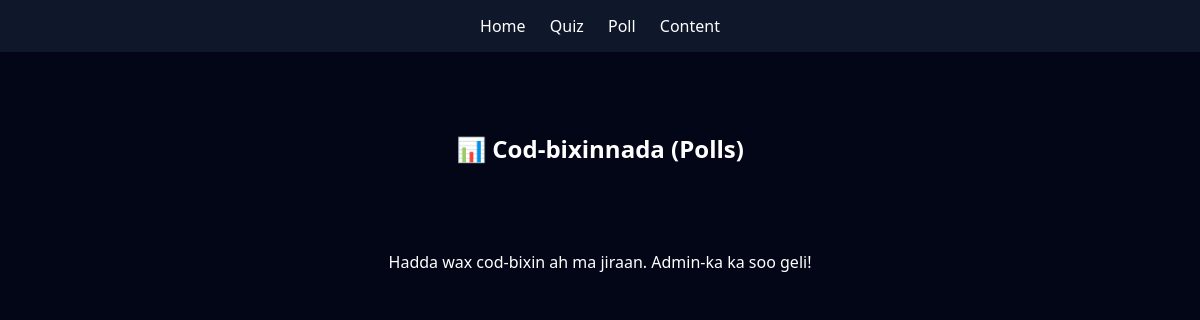
The page /poll/ on the database as committed earlier.
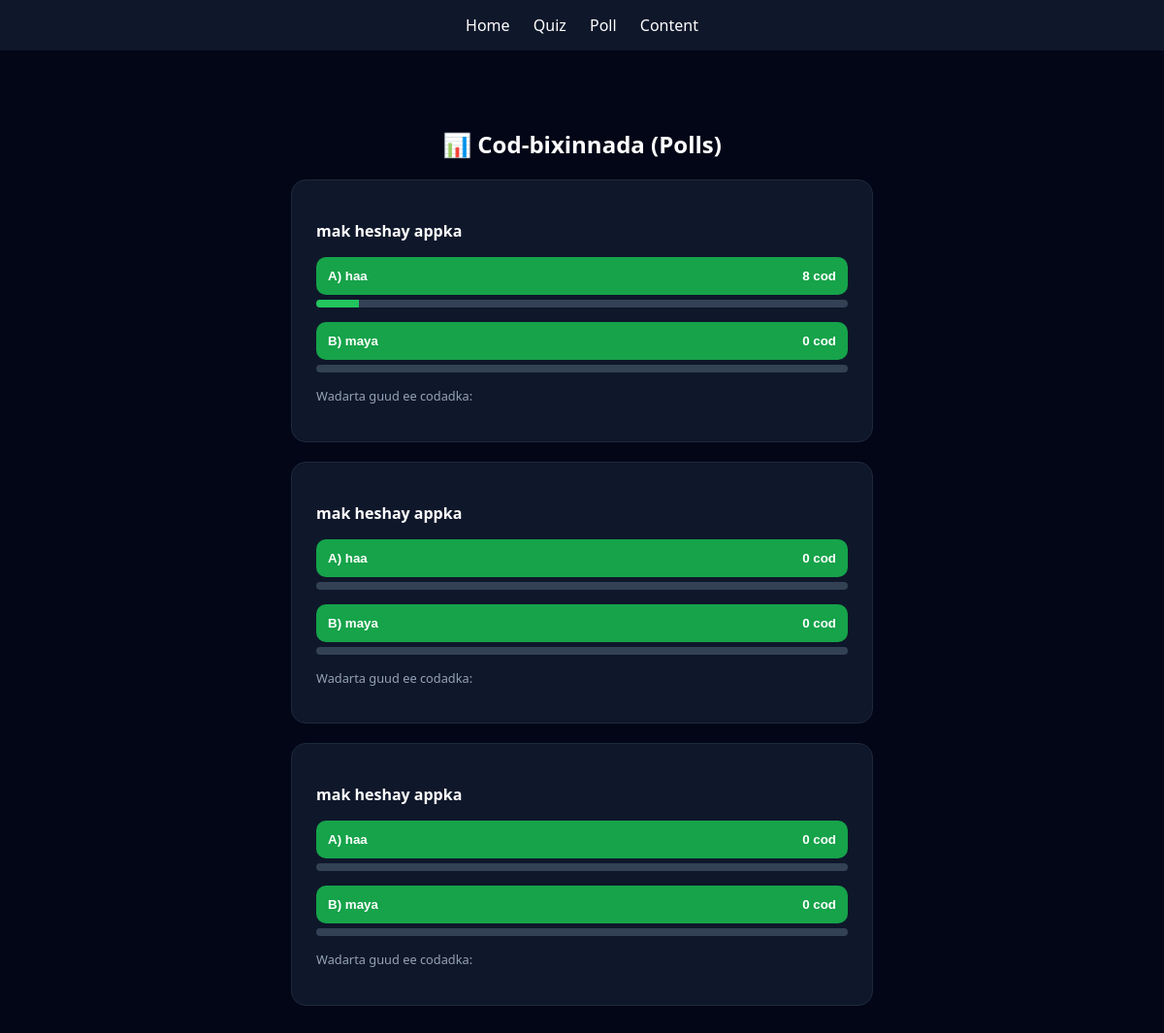
The same page on the database as committed later.
### core/models.py (models this page shows, shortened)
class Poll(models.Model):
    question = models.CharField(max_length=255)
    option1 = models.CharField(max_length=100)
    option2 = models.CharField(max_length=100)
    votes1 = models.IntegerField(default=0)
    votes2 = models.IntegerField(default=0)
    is_active = models.BooleanField(default=True)

### core/views.py (the view)
# urls.py: path('poll/', views.poll_page, name='poll'),
def poll_page(request):
    polls = Poll.objects.filter(is_active=True).order_by('-id')
    return render(request, 'core/poll.html', {'polls': polls})

### core/templates/core/poll.html (shortened to what this page needs)
<!DOCTYPE html>
<html lang="en">
<head>
</head>
<body>
<div class="nav">
  <a href="/">Home</a>
  <a href="/quiz/">Quiz</a>
  <a href="/poll/">Poll</a>
  <a href="/content/">Content</a>
</div>
<div class="container">
  <h2 style="text-align: center;">📊 Cod-bixinnada (Polls)</h2>
  {% for poll in polls %}
  <div class="poll-card">
    <form method="POST" action="{% url 'vote_poll' poll.id %}">
      <p><b>{{ poll.question }}</b></p>
      <button class="poll-btn" name="choice" value="1">
        <span>A) {{ poll.option1 }}</span>
        <span>{{ poll.votes1 }} cod</span>
      </button>
      <div class="bar">
        <div class="fill" style="width: {{ poll.votes1 }}%;"></div>
      </div>
      <button class="poll-btn" name="choice" value="2">
        <span>B) {{ poll.option2 }}</span>
        <span>{{ poll.votes2 }} cod</span>
      </button>
      <div class="bar">
      </div>
      <p class="stats">Wadarta guud ee codadka: {{ poll.total_votes }}</p>
    </form>
  </div>
  {% empty %}
    <div style="text-align: center; padding: 50px;">
        <p>Hadda wax cod-bixin ah ma jiraan. Admin-ka ka soo geli!</p>
    </div>
  {% endfor %}
</div>
</body>
</html>

### core/templates/core/poll.html (style rules this page uses)
body { margin:0; font-family:system-ui; background:#020617; color:white; }
.nav { background:#0f172a; padding:15px; text-align:center; }
.nav a { color:white; margin:0 10px; text-decoration:none; }
.container { max-width:600px; margin:50px auto; padding:10px; }
.poll-card { background:#0f172a; padding:25px; border-radius:15px; margin-bottom: 20px; border: 1px solid #1e293b; }
.poll-btn { width:100%; padding:12px; margin:10px 0 5px 0; background:#16a34a; border:none; border-radius:10px; color:white; font-weight:bold; cursor:pointer; text-align: left; display: flex; justify-content: space-between; }
.bar { height:8px; background:#334155; border-radius:5px; margin-bottom:15px; overflow: hidden; }
.fill { height:100%; background:#22c55e; transition: width 0.5s ease-in-out; }
.stats { font-size: 0.8rem; color: #94a3b8; }

Rows that differ between the two databases and show on the page:
added Poll: question "mak heshay appka", option1 "haa", votes1 "8", option2 "maya", votes2 "0"
added Poll: question "mak heshay appka", option1 "haa", votes1 "0", option2 "maya", votes2 "0"
added Poll: question "mak heshay appka", option1 "haa", votes1 "0", option2 "maya", votes2 "0"
Other text that changed with them:
text no longer shown: "Hadda wax cod-bixin ah ma jiraan. Admin-ka ka soo geli!"
